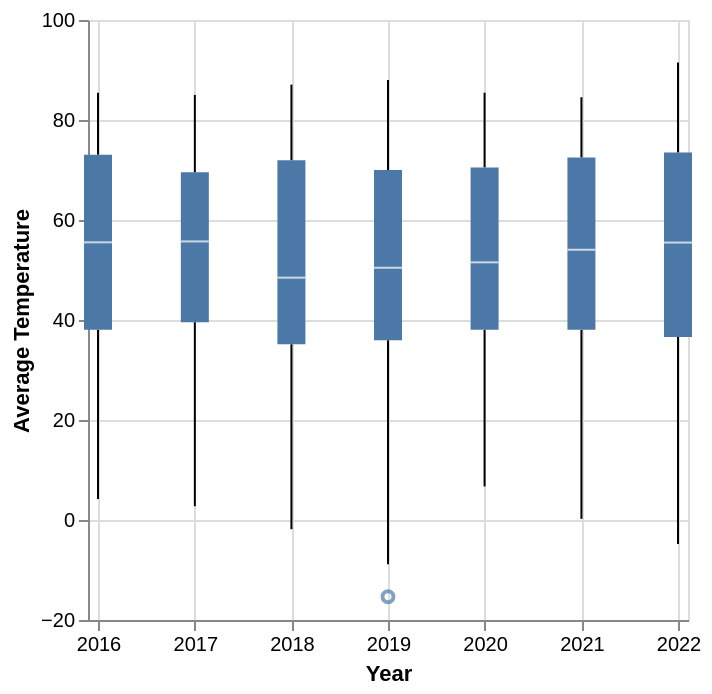

Here is the notebook cell this chart was saved with:
### Code cell
alt.Chart(temp_df).mark_boxplot().encode(
    alt.X('year(DATE):T', title='Year'), 
    alt.Y('max_min_avg:Q', title='Average Temperature')
)

### Figure 1 — Vega-Lite specification as saved in the notebook (floating-point values rounded to 4 significant figures; data arrays with more than 128 entries replaced by an {"elided": "..."} marker saying what was removed)
{"config": {"view": {"continuousWidth": 300, "continuousHeight": 300}}, "data": {"name": "data-0b01ec4ca29afa7aef7c2e082b025009"}, "mark": {"type": "boxplot"}, "encoding": {"x": {"field": "DATE", "timeUnit": "year", "title": "Year", "type": "temporal"}, "y": {"field": "max_min_avg", "title": "Average Temperature", "type": "quantitative"}}, "$schema": "https://vega.github.io/schema/vega-lite/v5.20.1.json", "datasets": {"data-0b01ec4ca29afa7aef7c2e082b025009": {"elided": "2556 records"}}}
